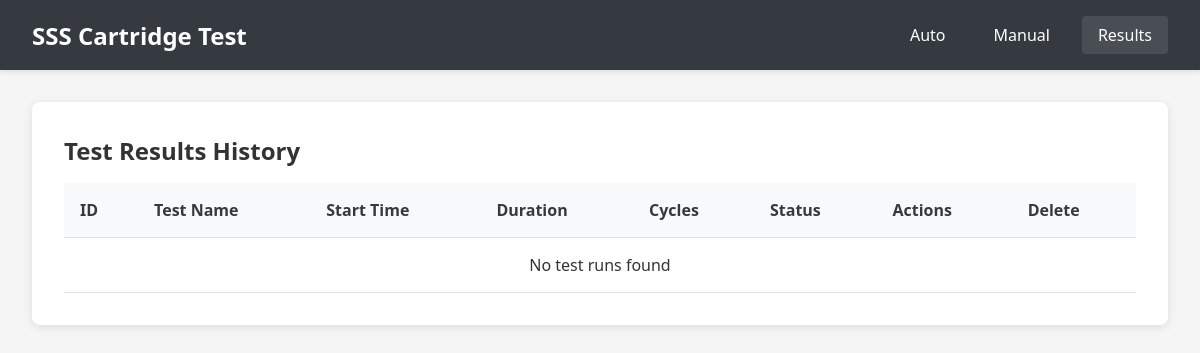
The page /results on the database as committed earlier.
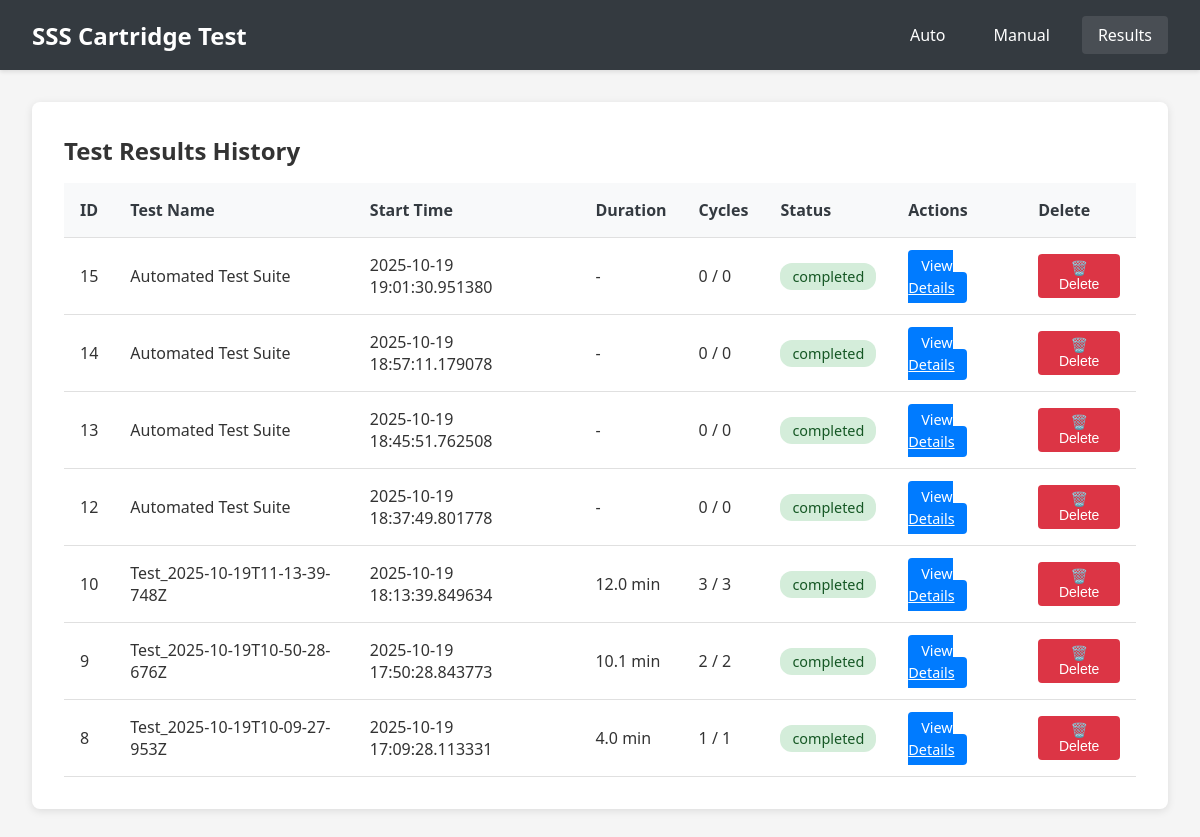
The same page on the database as committed later.
### tables this page shows
CREATE TABLE test_runs (
                    id INTEGER PRIMARY KEY AUTOINCREMENT,
                    name TEXT NOT NULL,
                    start_time TIMESTAMP NOT NULL,
                    end_time TIMESTAMP,
                    status TEXT NOT NULL,
                    total_cycles INTEGER,
                    completed_cycles INTEGER DEFAULT 0,
                    config TEXT NOT NULL,
                    result_summary TEXT,
                    created_at TIMESTAMP DEFAULT CURRENT_TIMESTAMP
                );

### app.py (the view)
@app.route('/results')
def results_page():
    from datetime import datetime
    test_runs = db.get_all_test_runs(limit=20)
    for test in test_runs:
        if test['end_time'] and test['start_time']:
            try:
                start_dt = datetime.fromisoformat(test['start_time'].replace(' ', 'T'))
                end_dt = datetime.fromisoformat(test['end_time'].replace(' ', 'T'))
                duration_seconds = (end_dt - start_dt).total_seconds()
                test['duration_minutes'] = duration_seconds / 60
            except:
                test['duration_minutes'] = None
        else:
            test['duration_minutes'] = None
    return render_template('results.html',
                         test_runs=test_runs)

### database.py (called while the page is built)
    @contextmanager
    def get_connection(self):
        conn = sqlite3.connect(self.db_path)
        conn.row_factory = sqlite3.Row
        try:
            yield conn
            conn.commit()
        except Exception as e:
            conn.rollback()
            raise e
        finally:
            conn.close()

    def get_all_test_runs(self, limit: int = 50) -> List[Dict]:
        with self.get_connection() as conn:
            cursor = conn.cursor()
            cursor.execute('''
                SELECT * FROM test_runs
                ORDER BY start_time DESC
                LIMIT ?
            ''', (limit,))
            return [dict(row) for row in cursor.fetchall()]

### templates/results.html (shortened to what this page needs)
<!DOCTYPE html>
<html lang="en">
<head>
    <link rel="stylesheet" href="{{ url_for('static', filename='css/style.css') }}">
</head>
<body>
    <nav class="navbar">
        <div class="nav-brand">SSS Cartridge Test</div>
        <div class="nav-menu">
            <a href="/">Auto</a>
            <a href="/manual">Manual</a>
            <a href="/results" class="active">Results</a>
        </div>
    </nav>
    <div class="container">
        <div class="results-content">
            <h2>Test Results History</h2>
            <div class="results-table">
                <table>
                    <thead>
                        <tr>
                            <th>ID</th>
                            <th>Test Name</th>
                            <th>Start Time</th>
                            <th>Duration</th>
                            <th>Cycles</th>
                            <th>Status</th>
                            <th>Actions</th>
                            <th>Delete</th>
                        </tr>
                    </thead>
                    <tbody>
                        {% for test in test_runs %}
                        <tr>
                            <td>{{ test['id'] }}</td>
                            <td>{{ test['name'] }}</td>
                            <td>{{ test['start_time'] }}</td>
                            <td>
                                {% if test['duration_minutes'] is not none %}
                                    {{ "%.1f"|format(test['duration_minutes']) }} min
                                {% elif test['end_time'] %}
                                    -
                                {% else %}
                                    Running...
                                {% endif %}
                            </td>
                            <td>{{ test['completed_cycles'] }} / {{ test['total_cycles'] }}</td>
                            <td>
                                <span class="status-badge status-{{ test['status'] }}">{{ test['status'] }}</span>
                            </td>
                            <td>
                                <a href="/results/{{ test['id'] }}" class="btn btn-sm btn-primary">View Details</a>
                            </td>
                            <td>
                                <button class="btn-delete" onclick="deleteTest({{ test['id'] }}, '{{ test['name'] }}')">
                                    🗑️ Delete
                                </button>
                            </td>
                        </tr>
                        {% endfor %}
                        {% if not test_runs %}
                        <tr>
                            <td colspan="8" style="text-align: center;">No test runs found</td>
                        </tr>
                        {% endif %}
                    </tbody>
                </table>
            </div>
        </div>
    </div>
</body>
</html>

Rows that differ between the two databases and show on the page:
added test_runs: id "15", name "Automated Test Suite", start_time "2025-10-19 19:01:30.951380", completed_cycles "0", total_cycles "0", status "completed"
added test_runs: id "14", name "Automated Test Suite", start_time "2025-10-19 18:57:11.179078", completed_cycles "0", total_cycles "0", status "completed"
added test_runs: id "13", name "Automated Test Suite", start_time "2025-10-19 18:45:51.762508", completed_cycles "0", total_cycles "0", status "completed"
added test_runs: id "12", name "Automated Test Suite", start_time "2025-10-19 18:37:49.801778", completed_cycles "0", total_cycles "0", status "completed"
added test_runs: id "10", name "Test_2025-10-19T11-13-39-748Z", start_time "2025-10-19 18:13:39.849634", duration_minutes "12.0", completed_cycles "3", total_cycles "3", status "completed"
added test_runs: id "9", name "Test_2025-10-19T10-50-28-676Z", start_time "2025-10-19 17:50:28.843773", duration_minutes "10.1", completed_cycles "2", total_cycles "2", status "completed"
added test_runs: id "8", name "Test_2025-10-19T10-09-27-953Z", start_time "2025-10-19 17:09:28.113331", duration_minutes "4.0", completed_cycles "1", total_cycles "1", status "completed"
Other text that changed with them:
text no longer shown: "No test runs found"
